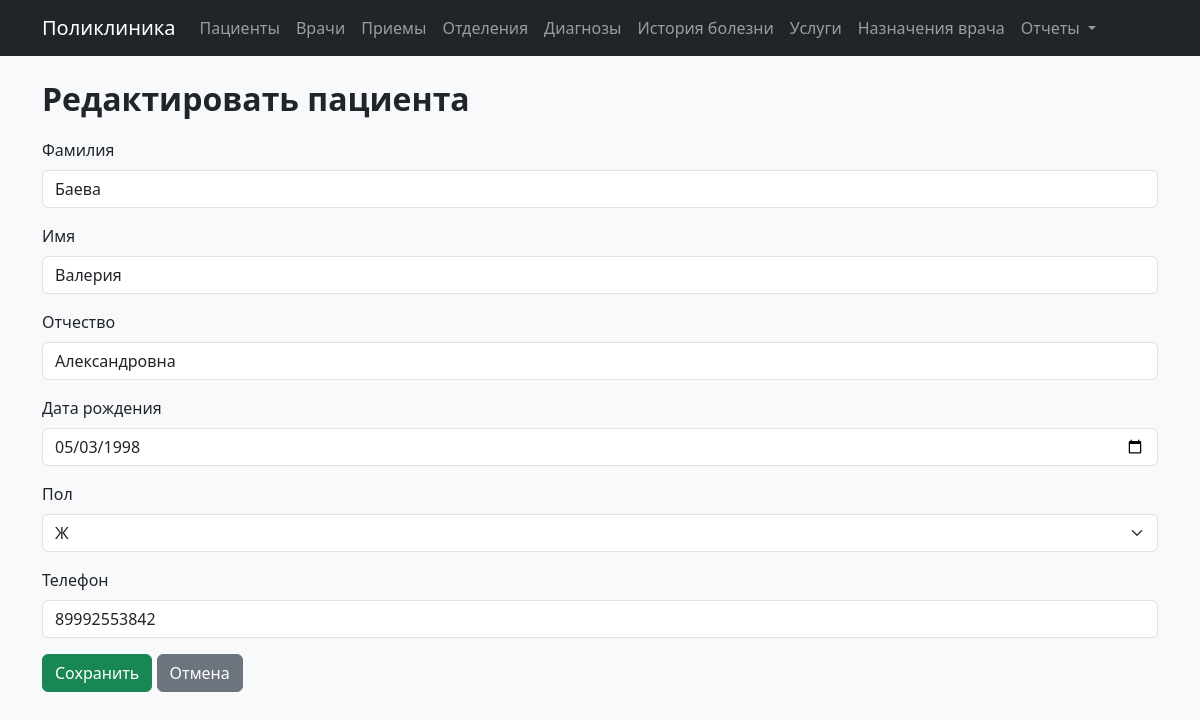
/patients/2/edit, run on the app's committed database.
### models.py (models this page shows)
class Patient(db.Model):
    __tablename__ = 'patients'
    id = db.Column(db.Integer, primary_key=True)
    last_name = db.Column(db.String(50), nullable=False)
    first_name = db.Column(db.String(50), nullable=False)
    middle_name = db.Column(db.String(50))
    birth_date = db.Column(db.Date)
    gender = db.Column(db.String(10))
    phone = db.Column(db.String(20))
    appointments = db.relationship('Appointment', backref='patient', lazy=True)
    medical_records = db.relationship('MedicalRecord', backref='patient', lazy=True)

### modules/patients.py (the view, shortened to what this page needs)
@patients_bp.route('/patients/<int:patient_id>/edit', methods=['GET', 'POST'])
def edit_patient(patient_id):
    patient = Patient.query.get_or_404(patient_id)
    return render_template('patients/form.html', patient=patient)

### templates/patients/form.html (shortened to what this page needs)
{% extends "index.html" %}
{% block content %}
<h2>{{ 'Редактировать' if patient else 'Добавить' }} пациента</h2>
<form method="POST">
    <div class="mb-3">
      <label class="form-label">Фамилия</label>
      <input type="text" name="last_name" class="form-control" value="{{ patient.last_name if patient else '' }}" required>
    </div>
    <div class="mb-3">
      <label class="form-label">Имя</label>
      <input type="text" name="first_name" class="form-control" value="{{ patient.first_name if patient else '' }}" required>
    </div>
    <div class="mb-3">
      <label class="form-label">Отчество</label>
      <input type="text" name="middle_name" class="form-control" value="{{ patient.middle_name if patient else '' }}">
    </div>
    <div class="mb-3">
        <label class="form-label">Дата рождения</label>
        <input type="date" name="birth_date" class="form-control" value="{{ patient.birth_date if patient else '' }}">
    </div>
    <div class="mb-3">
        <label class="form-label">Пол</label>
        <select name="gender" class="form-select">
            <option value="Ж" {% if patient and patient.gender == 'Ж' %}selected{% endif %}>Ж</option>
        </select>
    </div>
    <div class="mb-3">
        <label class="form-label">Телефон</label>
        <input type="text" name="phone" class="form-control" value="{{ patient.phone if patient else '' }}">
    </div>
    <button type="submit" class="btn btn-success">Сохранить</button>
    <a href="/patients" class="btn btn-secondary">Отмена</a>
</form>
{% endblock %}

### static/style.css (style rules this page uses)
body { background-color: #f8f9fa; font-family: 'Segoe UI', sans-serif; }
h2 { font-weight: 600; margin-bottom: 20px; }
.btn { font-weight: 500; }

### data on the page
Patient: last_name "Баева", first_name "Валерия", middle_name "Александровна", birth_date "05/03/1998", gender "Ж", phone "89992553842"

### other printed values
{{ 'Редактировать' if patient else 'Добавить' }} "Редактировать"
